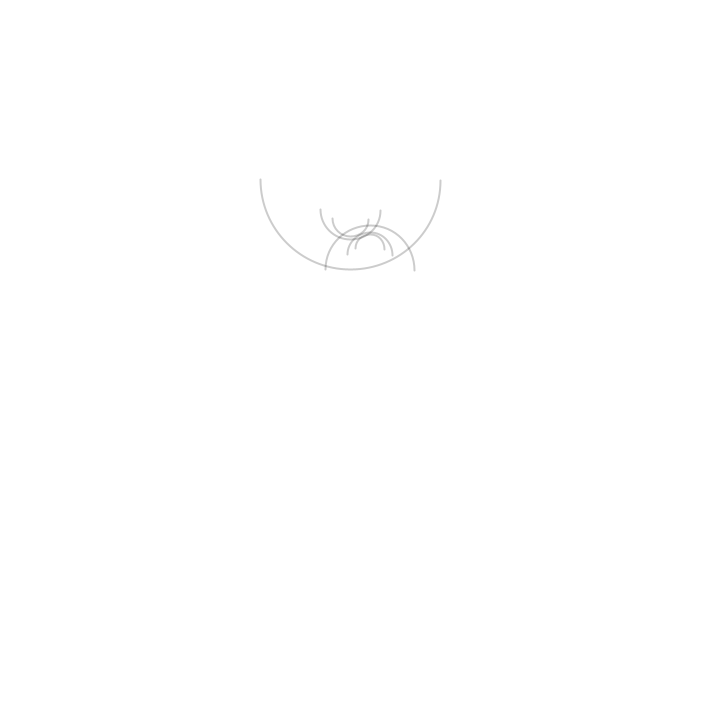
Frame 1 (no input)
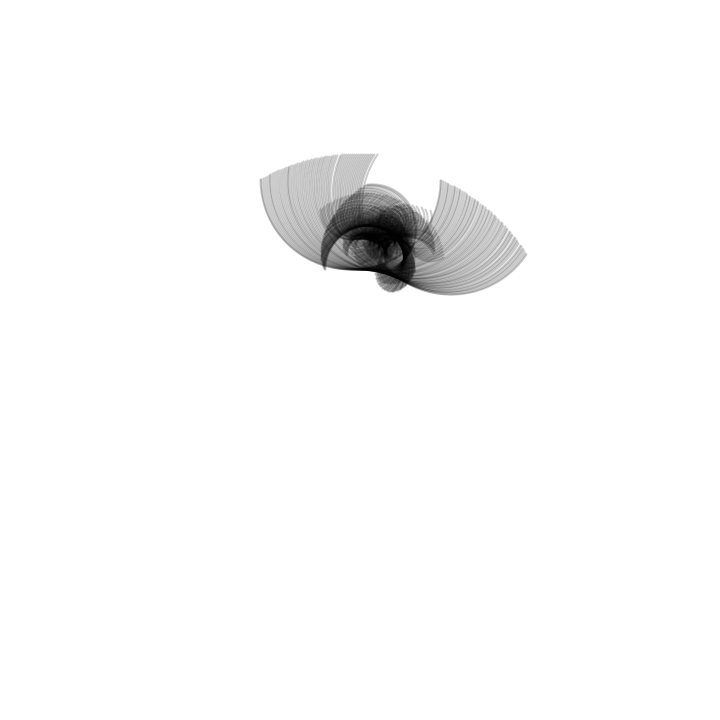
Frame 60 (the mouse pressed at the canvas centre just before this capture)
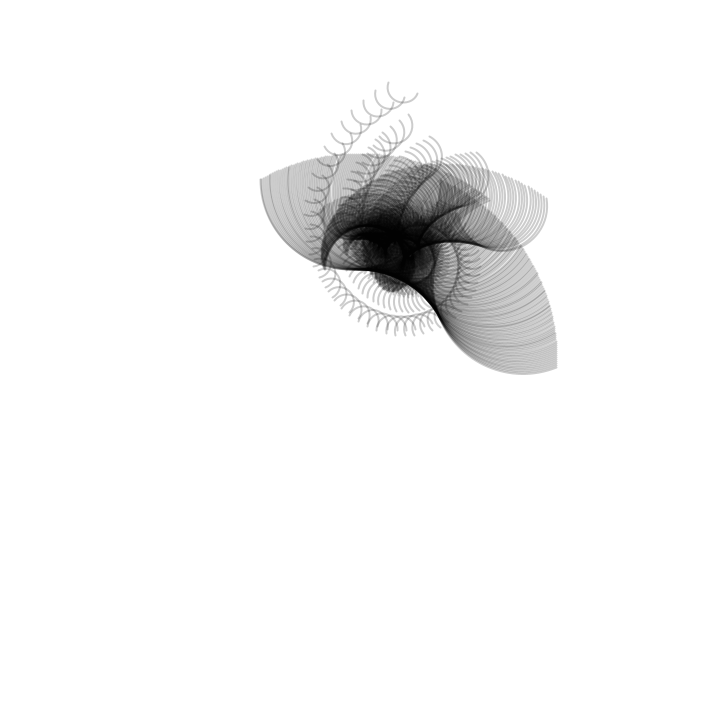
Frame 120 (the mouse held since frame 60 and released just before this capture)

The Processing sketch that drew these frames (run headless with seeded random() and noise(); from frame 60 on, the mouse is pressed at the canvas centre):

// Processing sketch: s10spiro
// ── s10spiro.pde
int NUMSINES = 6; // how many of these things can we do at once?
float[] sines = new float[NUMSINES];
float rad;
int i;

float fund = 0.01; // the speed of the central sine
float ratio = 0.5; // what multiplier for speed is each additional sine?
float alpha = 20; // how opaque is the tracing system

boolean trace = false; // are we tracing?

void setup() {
    size(720, 720);
    smooth();
    colorMode(RGB, 100);
    rad = height / 4f; // compute radius for central circle
    background(100); // clear the screen
    strokeWeight(2);

    for (int i = 0; i < sines.length; i++) {
        sines[i] = PI; // start EVERYBODY facing NORTH
    }
}

void draw() {
    noFill();
    stroke(0, 20);

    // MAIN ACTION
    push(); // start a transformation matrix
    translate(width / 2, height / 2); // move to middle of screen

    for (int i = 0; i < sines.length; i++) {
        float erad = 0; // radius for small "point" within circle... this is the 'pen' when tracing
        // setup for tracing

        float radius = rad / (i + 1); // radius for circle itself
        rotate(sines[i]); // rotate circle
        // ellipse(0, 0, radius * 2, radius * 2); // if we're simulating, draw the sine
        push(); // go up one level
        translate(0, radius); // move to sine edge

        arc(10, 0, radius, radius, PI, TAU);

        pop(); // go down one level
        translate(0, radius); // move into position for next sine
        sines[i] = (sines[i] + (fund + (fund * i * ratio))) % TWO_PI; // update angle based on fundamental
    }

    pop(); // pop down final transformation

}

void keyReleased() {
    if (key==' ') {
        trace = !trace;
        background(100);
    }
}
